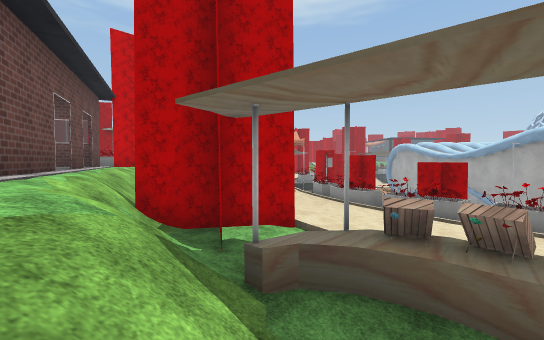
view 1 (above)

18 first-person views from a walk through a Unity game level. The camera is 1.3 m above the floor, tilts 2° down and sees 90° across. The floor is counted in squares, 2 m on a side. Each view is taken from the middle of a square. On the plan, view 1 faces up. The plan holds only what a view shows up to about 9 squares ahead; the rest is blank. The place goes on beyond the plan. The player is left out. Some animated figures are left out. Door leaves are left out, so doorways stand open. Some surface patterns are stand-ins.

view 2
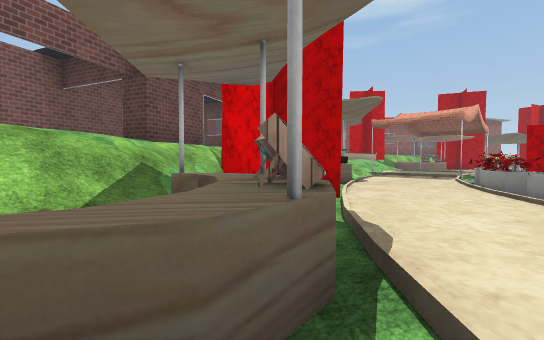

view 3
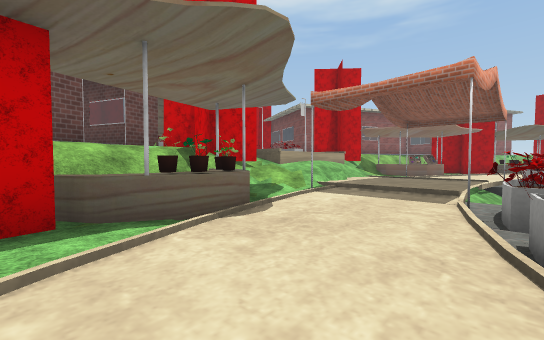

view 4
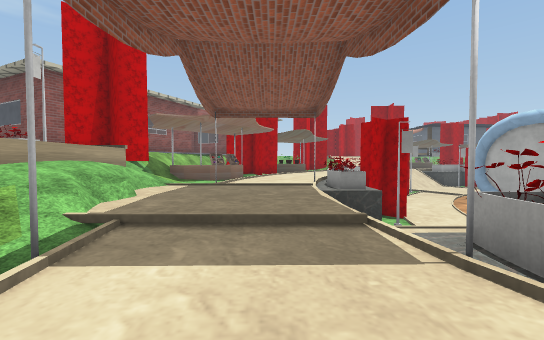

view 5
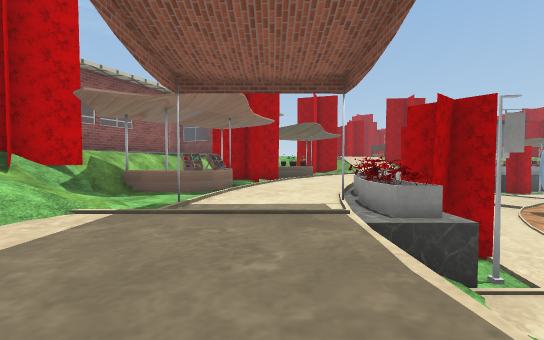

view 6
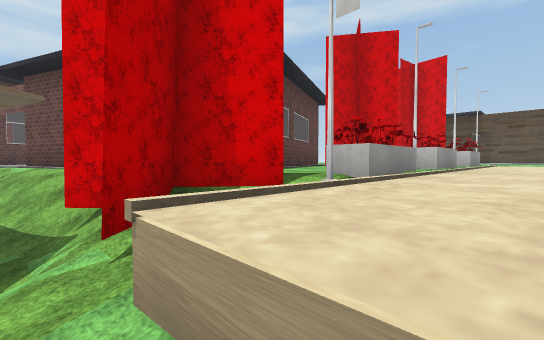

view 7
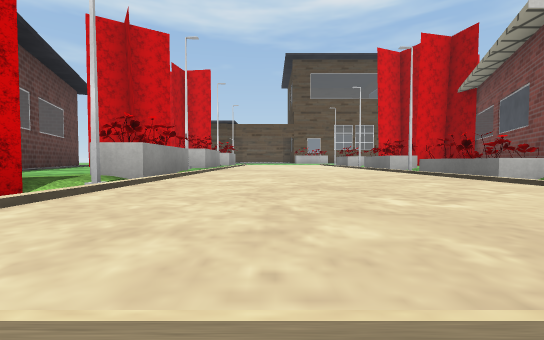

view 8
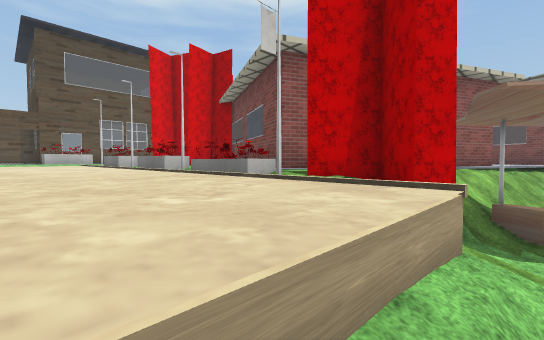

view 9
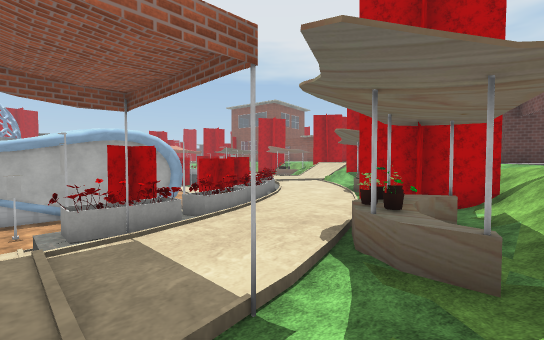

view 10
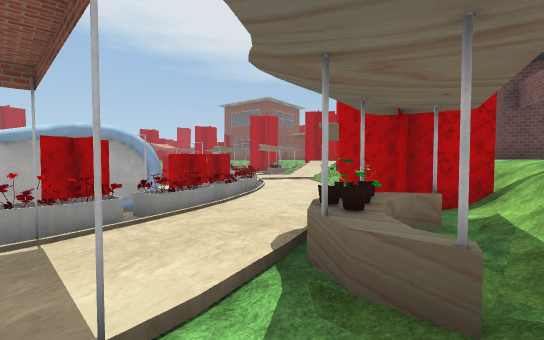

view 11
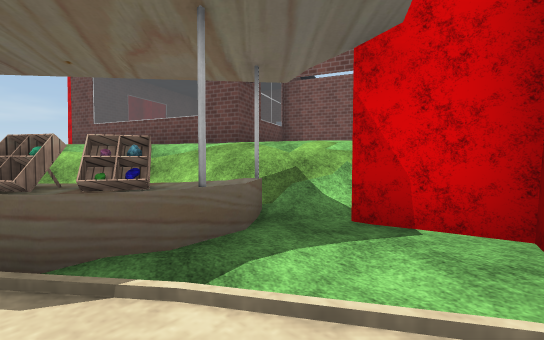

view 12
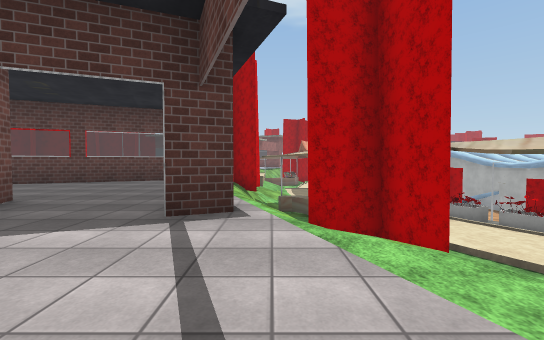

view 13
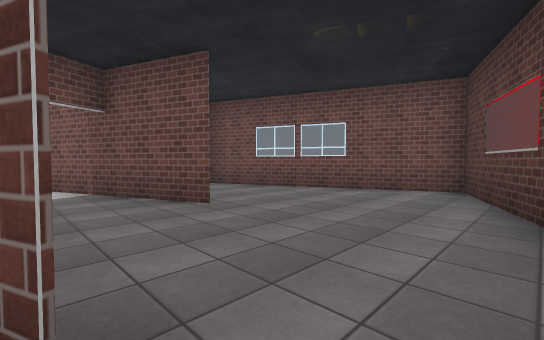

view 14
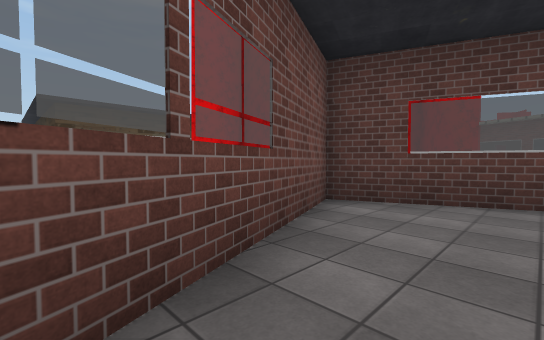

view 15
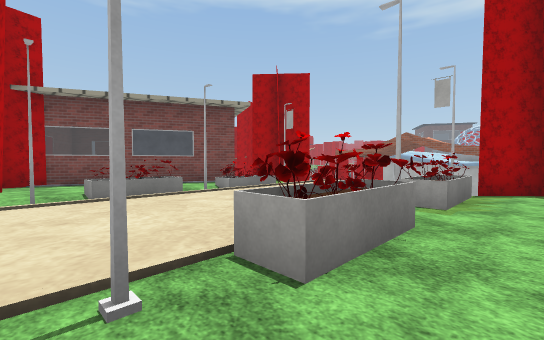

view 16
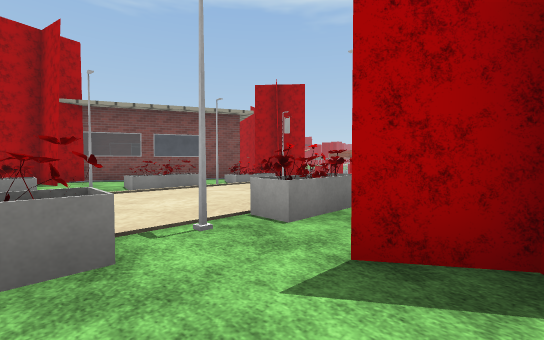

view 17
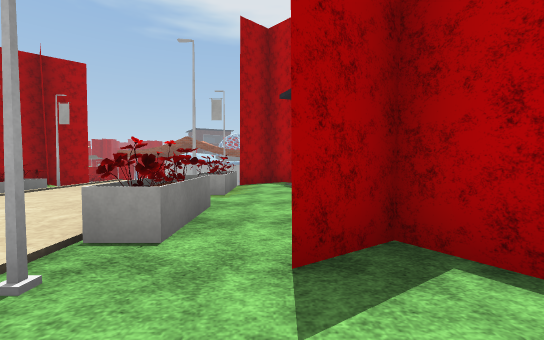

view 18
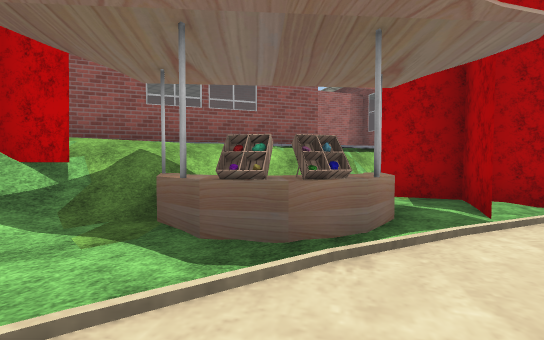

### Floor plan
Key: @ floor where view 1 was taken; # wall or solid block; . main floor; : floor 0.25 m higher than the main floor; - floor 1.75 m lower than the main floor; _ floor 2 m lower than the main floor; < floor 3.75 m lower than the main floor; ( floor 4 m lower than the main floor; / step, stairs or slope; = window, fence, low wall or low ledge; ^ raised ledge; v drop or lower ground; O other object.
Columns run from 14 left of view 1 to 9 right of it. Each row starts with its distance up from view 1.
 24           :/
 23           #/ OO
 22          ##/#O_
 21          #//__/__O   </
 20         ##/ ^^___O   /(
 19  OO##   #./=O___O#  </
 18   #.### #//^#___O  </
 17   ..  ## OO/___OOOO</
 16 OOOOOOOOOOO/O__##O<<
 15  ........../---=/<<
 14  ........../---v/<
 13  ........../---v
 12 ...........//--=#<  (O(#
 11 OOOOOOOOOOO//O_O#O  (((#
 10  ..O ... OO///__OOO
  9  ..OO ###O//O/__O#/
  8 O   ###::://OO__O#O
  7 OO ##::::#//_O/__OOO
  6 O  #:::::://#O/___#O
  5    #::::::#/OOO/__O#
  4    ##::#::#//O_/___O
  3     #::# ::://=^/_
  2     ##  #:::.//^O/
  1         #:::.// ^/
  0         ## : /@
 -1          ####./
 -2             ##
 -3              #
 -4              ##
 -5               #
 -6               #

Where each view was taken, in squares from view 1:
view 1: 0 up, 0 right, facing up
view 2: 1 up, 3 right, facing up-left
view 3: 6 up, 2 right, facing up-left
view 4: 9 up, 0 right, facing up
view 5: 12 up, 0 right, facing up
view 6: 13 up, 3 left, facing down-left
view 7: 13 up, 3 left, facing left
view 8: 13 up, 3 left, facing up-left
view 9: 12 up, 3 left, facing down-right
view 10: 11 up, 3 left, facing down-right
view 11: 5 up, 2 right, facing down-left
view 12: 0 up, 3 left, facing up
view 13: 8 up, 5 left, facing down-left
view 14: 3 up, 9 left, facing up-left
view 15: 10 up, 12 left, facing up-right
view 16: 9 up, 13 left, facing up-right
view 17: 10 up, 13 left, facing right
view 18: 17 up, 0 right, facing up-left
